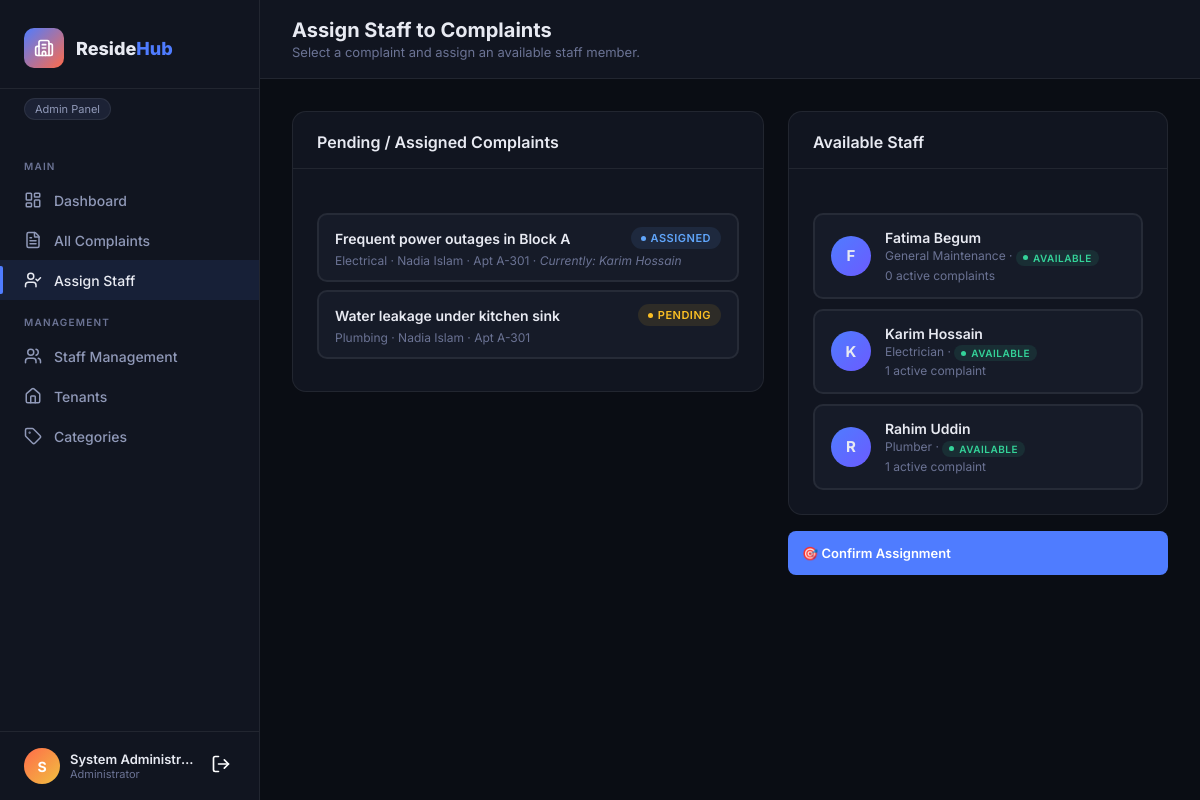
Screenshot of /admin/assign.php (signed in) with the database file from the repository.
### tables this page shows
CREATE TABLE complaints (
    complaint_id INT AUTO_INCREMENT PRIMARY KEY,
    resident_id INT NOT NULL,
    category_name VARCHAR(100) DEFAULT NULL,
    complaint_title VARCHAR(200) NOT NULL,
    complaint_description TEXT NOT NULL,
    complaint_status ENUM('pending','assigned','in_progress','resolved','closed') DEFAULT 'pending',
    assigned_staff_id INT DEFAULT NULL,
    assigned_by INT DEFAULT NULL,
    assigned_at TIMESTAMP NULL DEFAULT NULL,
    progress_note TEXT,
    updated_by INT DEFAULT NULL,
    updated_at TIMESTAMP DEFAULT CURRENT_TIMESTAMP ON UPDATE CURRENT_TIMESTAMP,
    submitted_at TIMESTAMP DEFAULT CURRENT_TIMESTAMP,
    FOREIGN KEY (resident_id) REFERENCES resident_profiles(resident_id) ON DELETE CASCADE,
    FOREIGN KEY (assigned_staff_id) REFERENCES service_staff_profiles(staff_id) ON DELETE SET NULL,
    FOREIGN KEY (assigned_by) REFERENCES users(user_id) ON DELETE SET NULL,
    FOREIGN KEY (updated_by) REFERENCES users(user_id) ON DELETE SET NULL
);

CREATE TABLE users (
    user_id INT AUTO_INCREMENT PRIMARY KEY,
    full_name VARCHAR(100) NOT NULL,
    email VARCHAR(100) NOT NULL UNIQUE,
    password VARCHAR(255) NOT NULL,
    phone VARCHAR(20),
    role ENUM('admin','staff','resident') NOT NULL DEFAULT 'resident',
    created_at TIMESTAMP DEFAULT CURRENT_TIMESTAMP
);

CREATE TABLE resident_profiles (
    resident_id INT AUTO_INCREMENT PRIMARY KEY,
    user_id INT NOT NULL UNIQUE,
    apartment_number VARCHAR(20) NOT NULL,
    contact_address TEXT,
    FOREIGN KEY (user_id) REFERENCES users(user_id) ON DELETE CASCADE
);

CREATE TABLE service_staff_profiles (
    staff_id INT AUTO_INCREMENT PRIMARY KEY,
    user_id INT NOT NULL UNIQUE,
    available_status ENUM('available','busy','off_duty') DEFAULT 'available',
    staff_type VARCHAR(50),
    FOREIGN KEY (user_id) REFERENCES users(user_id) ON DELETE CASCADE
);

### includes/config.php (called while the page is built, shortened)
<?php
function currentUser(): ?array
{
    return [
        'id' => $_SESSION['user_id'],
        'user_id' => $_SESSION['user_id'],
        'full_name' => $_SESSION['full_name'] ?? '',
        'name' => $_SESSION['full_name'] ?? '',
        'email' => $_SESSION['email'] ?? '',
        'role' => $_SESSION['role'] ?? '',
        'profile_id' => $_SESSION['profile_id'] ?? null,
    ];
}

### admin/assign.php (the view, shortened to what this page needs)
<?php
require_once '../includes/config.php';
$user = currentUser();
$db = getDB();
$preComplaint = $_GET['complaint'] ?? null;
$complaints = $db->query("
  SELECT c.*, u.full_name AS resident_name, rp.apartment_number,
         c.assigned_staff_id AS current_staff_id, su.full_name AS current_staff
  FROM complaints c
  JOIN resident_profiles rp ON c.resident_id=rp.resident_id
  JOIN users u ON rp.user_id=u.user_id
  LEFT JOIN service_staff_profiles ssp ON c.assigned_staff_id=ssp.staff_id
  LEFT JOIN users su ON ssp.user_id=su.user_id
  WHERE c.complaint_status IN ('pending','assigned')
  ORDER BY c.submitted_at DESC
")->fetchAll();
$staff = $db->query("
  SELECT ssp.*, u.full_name, u.email,
         (SELECT COUNT(*) FROM complaints c2 WHERE c2.assigned_staff_id=ssp.staff_id AND c2.complaint_status IN ('assigned','in_progress')) AS active_complaints
  FROM service_staff_profiles ssp
  JOIN users u ON ssp.user_id=u.user_id
  ORDER BY ssp.available_status ASC, u.full_name
")->fetchAll();
?>
<!DOCTYPE html>
<html lang="en">
<head>
<link rel="stylesheet" href="../assets/css/dashboard.css?v=<?= time() ?>">
</head>
<body>
<aside class="sidebar">
  <div class="sidebar-brand">
    <div class="sidebar-icon">
      <i data-lucide="building-2" width="20" height="20" style="color:#fff;"></i>
    </div>
    <div class="sidebar-name">Reside<span>Hub</span></div>
  </div>
  <div style="padding:0 24px 12px;margin-top:8px;"><span class="tag">Admin Panel</span></div>
  <nav class="sidebar-nav">
    <div class="nav-section">Main</div>
    <a class="nav-item" href="dashboard.php"><i data-lucide="layout-dashboard" width="18" height="18"></i> Dashboard</a>
    <a class="nav-item" href="complaints.php"><i data-lucide="file-text" width="18" height="18"></i> All Complaints</a>
    <a class="nav-item active" href="assign.php"><i data-lucide="user-check" width="18" height="18"></i> Assign Staff</a>
    <div class="nav-section">Management</div>
    <a class="nav-item" href="staff.php"><i data-lucide="users" width="18" height="18"></i> Staff Management</a>
    <a class="nav-item" href="tenants.php"><i data-lucide="home" width="18" height="18"></i> Tenants</a>
    <a class="nav-item" href="categories.php"><i data-lucide="tag" width="18" height="18"></i> Categories</a>
  </nav>
  <div class="sidebar-footer">
    <div class="user-card">
      <div class="user-avatar"><?= strtoupper(substr($user['full_name'],0,1)) ?></div>
      <div class="user-info"><div class="user-name"><?= htmlspecialchars($user['full_name']) ?></div><div class="user-email">Administrator</div></div>
      <button class="logout-btn" onclick="logout()" title="Log out"><i data-lucide="log-out" width="20" height="20"></i></button>
    </div>
  </div>
</aside>
<div class="main-content">
  <div class="topbar">
    <div>
      <div class="page-title">Assign Staff to Complaints</div>
      <div class="page-sub">Select a complaint and assign an available staff member.</div>
    </div>
  </div>
  <div class="content-area">
    <form method="POST">
      <div class="assign-grid">
        <div>
          <div class="card">
            <div class="card-header"><div class="card-title">Pending / Assigned Complaints</div></div>
            <div class="card-body">
              <?php if (empty($complaints)): ?>
              <div class="empty-state"><div class="empty-icon">🎉</div><div class="empty-title">All caught up!</div><div class="empty-sub">No pending complaints to assign.</div></div>
              <?php else: ?>
              <?php foreach ($complaints as $c): ?>
              <button type="button" class="complaint-select-btn <?= $preComplaint==$c['complaint_id']?'selected':'' ?>" onclick="selectComplaint(<?= $c['complaint_id'] ?>,this)">
                <div style="display:flex;align-items:center;justify-content:space-between;margin-bottom:4px;">
                  <span class="fw-600" style="font-size:14px;"><?= htmlspecialchars($c['complaint_title']) ?></span>
                  <span class="badge badge-<?= $c['complaint_status'] ?>"><?= str_replace('_',' ',$c['complaint_status']) ?></span>
                </div>
                <div style="font-size:12px;color:var(--muted);">
                  <?= htmlspecialchars($c['category_name']) ?> · <?= htmlspecialchars($c['resident_name']) ?> · Apt <?= htmlspecialchars($c['apartment_number']) ?>
                  <?php if ($c['current_staff']): ?>· <em>Currently: <?= htmlspecialchars($c['current_staff']) ?></em><?php endif; ?>
                </div>
              </button>
              <?php endforeach; ?>
              <?php endif; ?>
            </div>
          </div>
        </div>
        <div>
          <div class="card" style="margin-bottom:16px;">
            <div class="card-header"><div class="card-title">Available Staff</div></div>
            <div class="card-body">
              <div class="staff-list">
                <?php foreach ($staff as $s): ?>
                <div class="staff-card <?= '' ?>" onclick="selectStaff(<?= $s['staff_id'] ?>,this)">
                  <div class="staff-avatar"><?= strtoupper(substr($s['full_name'],0,1)) ?></div>
                  <div class="staff-info">
                    <div class="staff-name"><?= htmlspecialchars($s['full_name']) ?></div>
                    <div class="staff-meta">
                      <?= htmlspecialchars($s['staff_type']) ?> ·
                      <span class="badge badge-<?= $s['available_status'] ?>" style="font-size:10px;padding:2px 7px;"><?= str_replace('_',' ',$s['available_status']) ?></span>
                    </div>
                    <div class="staff-meta" style="margin-top:2px;"><?= $s['active_complaints'] ?> active complaint<?= $s['active_complaints']!=1?'s':'' ?></div>
                  </div>
                </div>
                <?php endforeach; ?>
              </div>
            </div>
          </div>
          <button type="submit" class="btn btn-primary" style="width:100%;padding:14px;" id="assignBtn" disabled>
            🎯 Confirm Assignment
          </button>
        </div>
      </div>
    </form>
  </div>
</div>
</body>
</html>

### admin/assign.php (style rules this page uses)
.assign-grid { display:grid;grid-template-columns:1fr 380px;gap:24px; }
.staff-list { display:flex;flex-direction:column;gap:10px; }
.staff-card { background:var(--surface2);border:2px solid var(--border);border-radius:10px; padding:14px 16px;cursor:pointer;transition:all .15s; display:flex;align-items:center;gap:14px; }
.staff-avatar { width:40px;height:40px;border-radius:50%; background:linear-gradient(135deg,var(--accent),#6b5bff); display:flex;align-items:center;justify-content:center; font-weight:700;font-size:15px;flex-shrink:0; }
.staff-info { flex:1; }
.staff-name { font-weight:600;font-size:14px; }
.staff-meta { font-size:12px;color:var(--muted);margin-top:2px; }
.complaint-select-btn { background:var(--surface2);border:2px solid var(--border);border-radius:10px; padding:12px 16px;cursor:pointer;transition:all .15s;text-align:left;width:100%; color:var(--text);font-family:var(--font-body);margin-bottom:8px; }

### rows the page displays
complaints: complaint_title "Frequent power outages in Block A", complaint_status "ASSIGNED", category_name "Electrical", users.full_name "Nadia Islam", resident.apartment_number "A-301", users.full_name "Karim Hossain"
complaints: complaint_title "Water leakage under kitchen sink", complaint_status "PENDING", category_name "Plumbing", updated_by.full_name "Nadia Islam", resident.apartment_number "A-301"
service_staff_profiles: user.full_name "F", user.full_name "Fatima Begum", staff_type "General Maintenance", available_status "AVAILABLE", active_complaints "0"
service_staff_profiles: user.full_name "K", user.full_name "Karim Hossain", staff_type "Electrician", available_status "AVAILABLE", active_complaints "1"
service_staff_profiles: user.full_name "R", user.full_name "Rahim Uddin", staff_type "Plumber", available_status "AVAILABLE", active_complaints "1"

### other values shown
substr($user['full_name'],0,1) "S"
$user['full_name'] "System Administr…"
